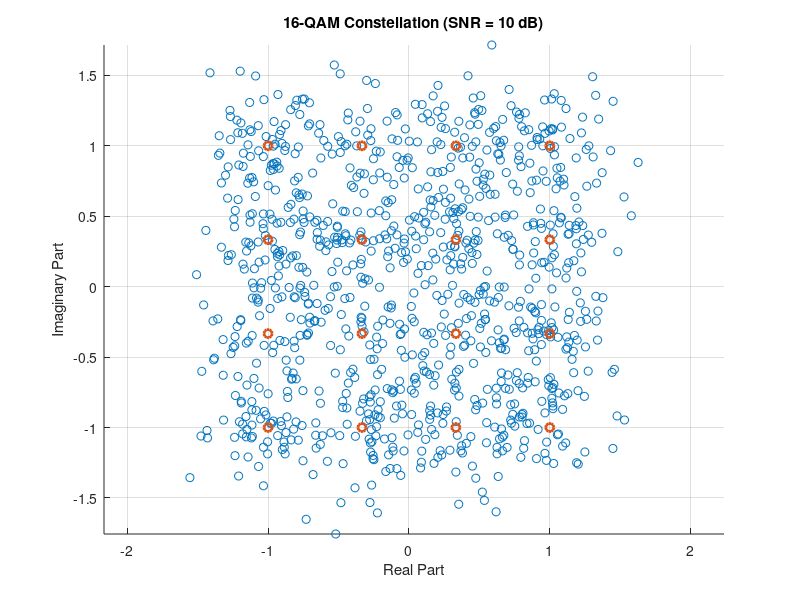
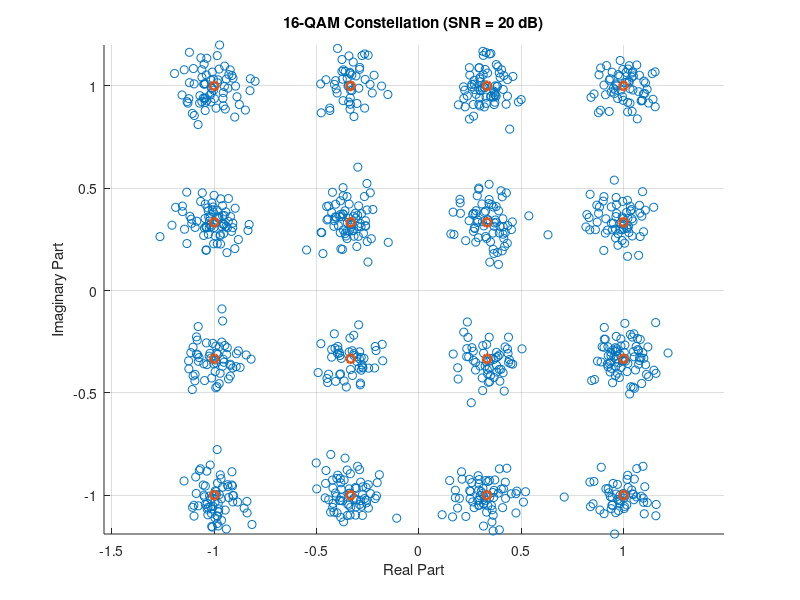

These charts were generated, in order, by the following MATLAB code:
% Define the custom 16-QAM constellation points, ensuring the outer values are at maximum x or i (1)
constellation = [-3 - 3i, -1 - 3i, 1 - 3i, 3 - 3i, 
                 -3 - 1i, -1 - 1i, 1 - 1i, 3 - 1i, 
                 -3 + 1i, -1 + 1i, 1 + 1i, 3 + 1i, 
                 -3 + 3i, -1 + 3i, 1 + 3i, 3 + 3i];

% Scale the points to make the outermost points have maximum x or i = 1
scale_factor = 3;  % Divide by 3 to ensure outermost points (3, 3i) become (1, 1i)

% Hardcode the scaled constellation points
constellation = constellation / scale_factor;

% Number of symbols
numSymbols = 1000;

% Generate random data (symbol indices)
data = randi([0 15], numSymbols, 1); % Random data mapped to 0 to 15 (16 symbols in total)

% Map the data to the custom constellation points
modSymbols = constellation(data + 1); % Add 1 to align data with constellation indices

% Define SNR values for testing
SNR_values = [10, 20];

% Loop over SNR values and generate separate figures
for i = 1:length(SNR_values)
    % Add noise (AWGN) for the current SNR value
    SNR = SNR_values(i);
    rxSymbols = awgn(modSymbols, SNR, 'measured');
    
    % Create a new figure for each SNR
    figure;

    % Plot the received symbols for the current SNR value
    scatter(real(rxSymbols), imag(rxSymbols), 'bo');
    title(['16-QAM Constellation (SNR = ' num2str(SNR) ' dB)']);
    xlabel('Real Part');
    ylabel('Imaginary Part');
    axis equal;
    grid on;

    % Plot the theoretical constellation (ideal points)
    hold on;
    scatter(real(constellation), imag(constellation), 'rx', 'LineWidth', 2);
    hold off;
end
